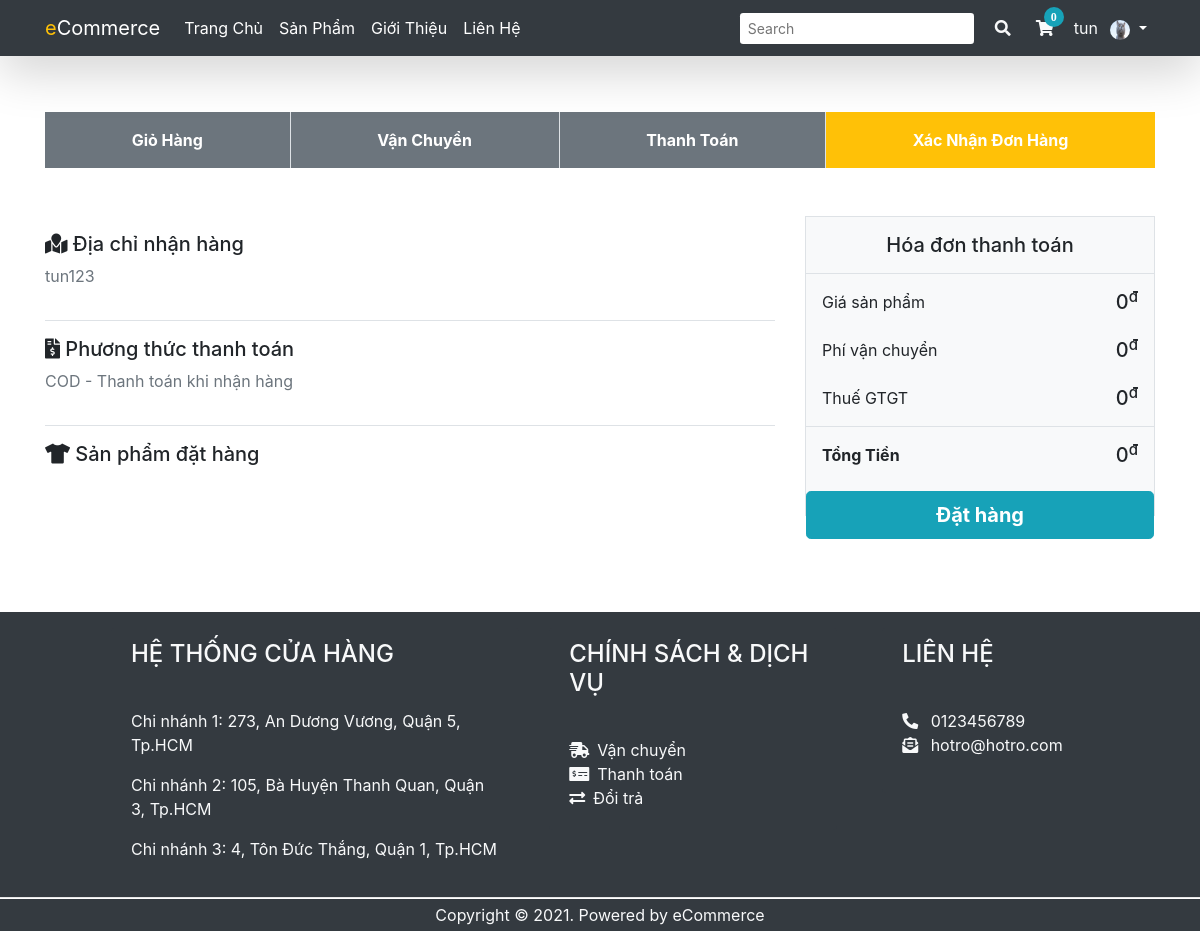
The page /submitOrder.php (signed in) on the database as committed earlier.
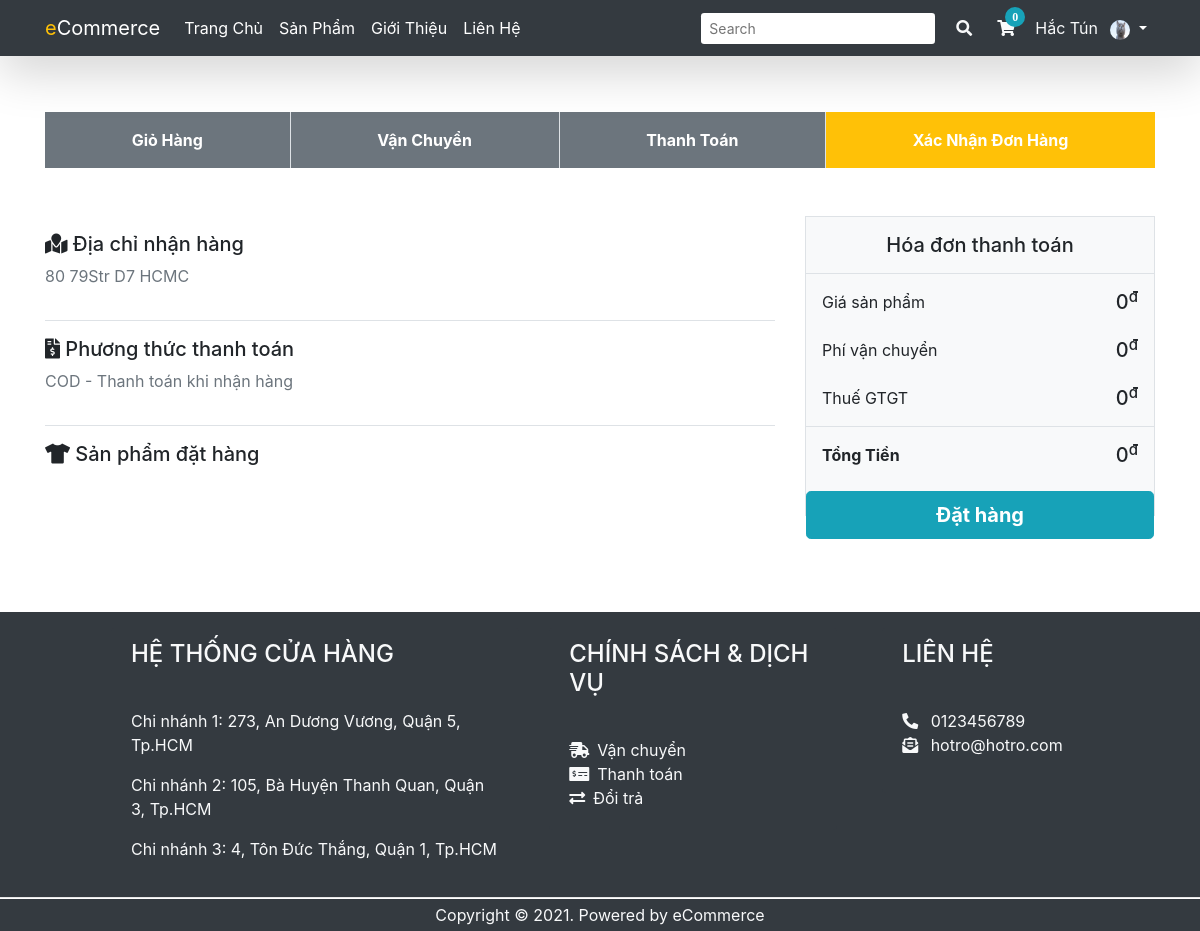
The same page on the database as committed later.
### tables this page shows
CREATE TABLE `KH` (
  `MA_KH` int(11) NOT NULL,
  `TEN_KH` varchar(50) NOT NULL,
  `EMAIL` varchar(50) NOT NULL,
  `MATKHAU` varchar(255) NOT NULL,
  `DIACHI` varchar(100) DEFAULT NULL,
  `DIENTHOAI` varchar(10) DEFAULT NULL,
  `AVATAR` varchar(500) DEFAULT NULL,
  `TRANGTHAI` varchar(10) DEFAULT NULL
);

### admin/includes/database.php (called while the page is built, shortened)
<?php
    class MyConnect {
        private $conn;
        public function __construct() {
            $this->host = "localhost:8889";
            $this->user = "root";
            $this->passwd = "root";
            $this->database = "cuahang";
            $this->conn = new mysqli($this->host,$this->user,$this->passwd,$this->database);
        }
        public function isConnected() {
            return true;
        }
        public function query($query) {
            if($this->isConnected()) {
                $tableData = mysqli_query($this->conn,$query);
                return $tableData;
            }
        }
    }
?>

### submitOrder.php (the view, shortened to what the changed rows need)
<?php
include("admin/includes/database.php");
$userID = $_SESSION['user_id'];
$query = "SELECT DIACHI FROM KH WHERE MA_KH = '$userID'";
$MyConn = new MyConnect();
$result = $MyConn->query($query);
$row = mysqli_fetch_array($result);
$getAddress = $row['DIACHI'];
?>
<!DOCTYPE html>
<html lang="en">
<head>
  <link href="admin/vendor/fontawesome-free/css/all.min.css" rel="stylesheet" type="text/css">
  <link rel="stylesheet" href="https://maxcdn.bootstrapcdn.com/bootstrap/4.5.2/css/bootstrap.min.css">
</head>
<body>
    <nav class="navbar navbar-expand-lg navbar-dark  bg-gradient bg-dark sticky-top shadow-lg py-2">
        <div class="container">
        <div class="collapse navbar-collapse" id="navbarColor01">
          <form class="form-inline">
            <?php
            if(!isset($_SESSION['user_email'])) {
               echo  "<a class='btn my-sm-0 border-0' data-toggle='modal' data-target='#loginModal'><i class='fas fa-user text-light'></i></a>";
            }
            else {
                include("usernav.php");
            }
            ?>
          </form>
        </div>
    </nav>
    <div class="container pb-5 position-relative pt-2">
            <div class="my-5 d-block">
                    <div class="row">
                        <div class="col-lg-8">
                            <div class="border-bottom py-3">
                                <h5><i class="fas fa-map-marked"></i> Địa chỉ nhận hàng</h5>
                                <p class="text-muted"><?php echo $getAddress; ?></p>
                            </div>
                        </div>
                    </div>
            </div>
    </div>
</body>
</html>

### usernav.php (shortened to what the changed rows need)
<ul class="navbar-nav ml-auto">
                <li class="nav-item dropdown no-arrow">
                    <a class="nav-link dropdown-toggle" href="#" id="userDropdown" role="button"
                        data-toggle="dropdown" aria-haspopup="true" aria-expanded="false">
                        <span class="mr-2 d-none d-lg-inline text-light "> <?php echo $_SESSION['username']; ?></span>
                        <img class="img-profile rounded-circle"
                            src="<?php echo "admin/customer_images/".$_SESSION['user_avatar'] ?>" width="20" height="20">
                    </a>
                </li>
            </ul>

Rows that differ between the two databases and show on the page:
changed kh: DIACHI "tun123" → "80 79Str D7 HCMC"
Other text that changed with them:
$_SESSION['username']: "tun" → "Hắc Tún"
